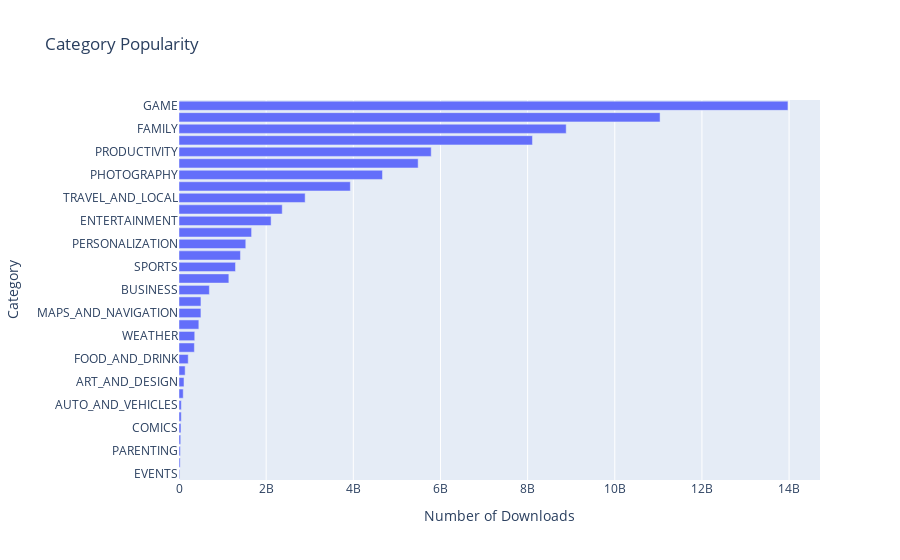

Notebook source saved alongside this figure:
### Code cell
# Horizontal bar chart visualization:
h_bar = px.bar(
x = category_installs.Installs,
y = category_installs.index,
orientation='h',
title='Category Popularity'
)
h_bar.update_layout(xaxis_title='Number of Downloads', yaxis_title='Category')
h_bar.show()

### Figure 1 — Plotly figure (JSON) as saved in the notebook; plotly's stock layout.template omitted (floating-point values rounded to 4 significant figures)
{"data": [{"hovertemplate": "x=%{x}<br>y=%{y}<extra></extra>", "legendgroup": "", "marker": {"color": "#636efa", "pattern": {"shape": ""}}, "name": "", "orientation": "h", "showlegend": false, "textposition": "auto", "type": "bar", "x": [15949410, 26916200, 31116110, 39262676, 44931100, 52083000, 53129800, 97082000, 114233100, 140912410, 211777750, 352852000, 361096500, 455249400, 503267560, 503611120, 697018120, 1144006220, 1296431465, 1410331540, 1532352930, 1665791655, 2113660000, 2369110650, 2894859300, 3931897200, 4669143130, 5487841475, 5788070180, 8110724500, 8885055490, 11039241530, 13973762717], "xaxis": "x", "y": ["EVENTS", "BEAUTY", "PARENTING", "MEDICAL", "COMICS", "LIBRARIES_AND_DEMO", "AUTO_AND_VEHICLES", "HOUSE_AND_HOME", "ART_AND_DESIGN", "DATING", "FOOD_AND_DRINK", "EDUCATION", "WEATHER", "FINANCE", "MAPS_AND_NAVIGATION", "LIFESTYLE", "BUSINESS", "HEALTH_AND_FITNESS", "SPORTS", "SHOPPING", "PERSONALIZATION", "BOOKS_AND_REFERENCE", "ENTERTAINMENT", "NEWS_AND_MAGAZINES", "TRAVEL_AND_LOCAL", "VIDEO_PLAYERS", "PHOTOGRAPHY", "SOCIAL", "PRODUCTIVITY", "TOOLS", "FAMILY", "COMMUNICATION", "GAME"], "yaxis": "y"}], "layout": {"barmode": "relative", "legend": {"tracegroupgap": 0}, "title": {"text": "Category Popularity"}, "xaxis": {"anchor": "y", "domain": [0, 1], "title": {"text": "Number of Downloads"}}, "yaxis": {"anchor": "x", "domain": [0, 1], "title": {"text": "Category"}}}}
